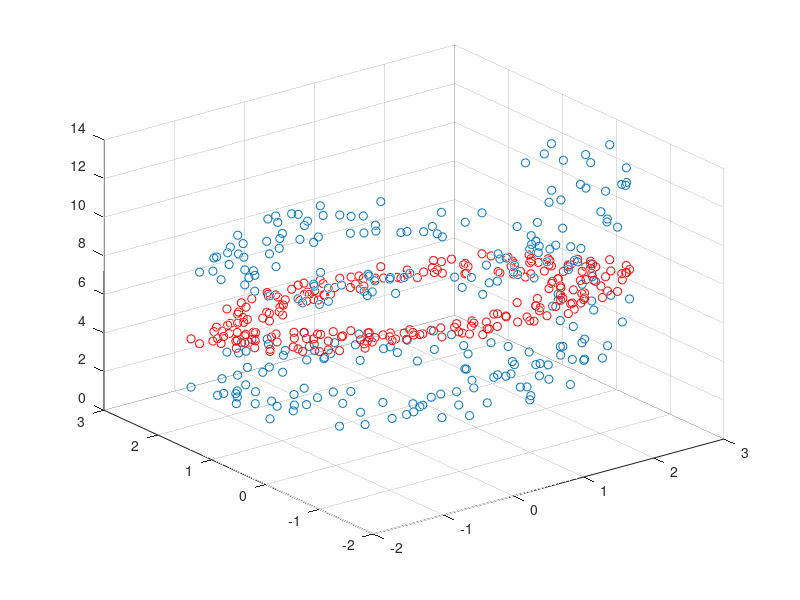

MATLAB code for this plot:
function test3

n = 250;

z = linspace(0,4*pi,n)';
x = 2*cos(z) + rand(1,n)';
y = 2*sin(z) + rand(1,n)';

%a = 0.11;
%b = 0.22;
%c = 0.33;
%d = 1;
%x = randn(n, 1);
%y = randn(n, 1);
%z = pln(x, y) + (randn(n,1) * 0.1);

scatter3(x,y,z)

co = est(x, y ,z)
zz = use(x, y, z, co);

hold on
scatter3(x, y, zz, [], 'r')

function co = est(x, y, z)
  xx = phi(x, y, z);
  aa = xx'*xx;
  bb = xx'*z;
  co = linsolve(aa,bb);
  %co = (z\xx)';
end

function zz = use(x, y, z, co)
  xx = phi(x, y, z);
  zz = xx * co;
end

function xx = phi(x, y, z)
  xx = [x, y, ones(size(x,1),1)];
end

function z = pln(x,y)
  z = (a.*x + b.*y + d) / c;
end

end

